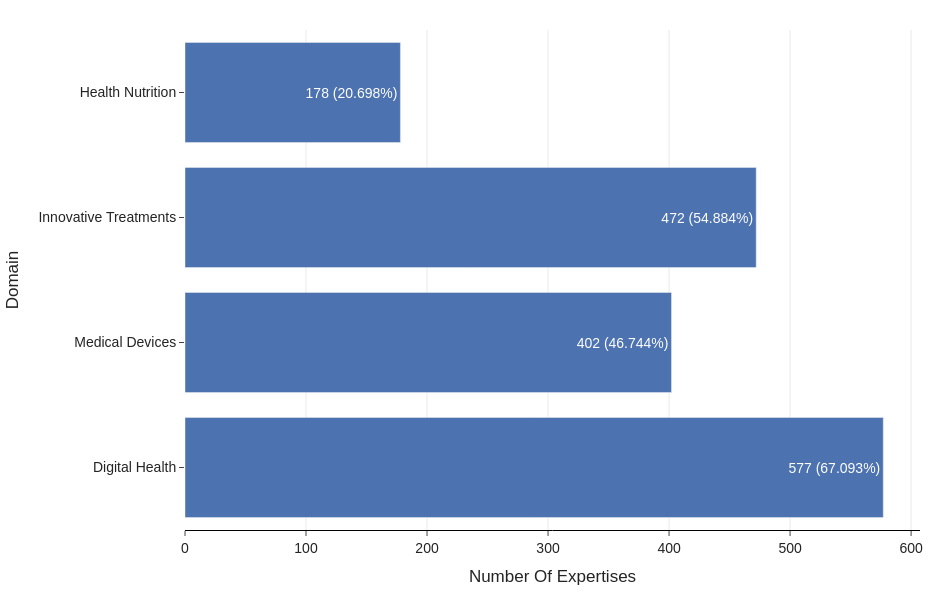

This figure's notebook cell:
### Markdown cell above
- Number Of Expertises By Domain

### Code cell
data = run_query(Queries.Expertises_By_Domain)
data['text'] = data['Number Of Expertises'].apply(lambda x : f"{x} ({(100 * x/entity_count("Expertise")):.3f}%)")

fig = px.bar(
    data_frame=data,
    x="Number Of Expertises",
    y="Domain",
    text='text',
)

fig = style_paper_bar(fig)
save_fig(fig, 'expertises_by_domain.pdf')

fig.show()

### Figure 1 — Plotly figure (JSON) as saved in the notebook; plotly's stock layout.template omitted (floating-point values rounded to 4 significant figures)
{"data": [{"hovertemplate": "Number Of Expertises=%{x}<br>Domain=%{y}<br>text=%{text}<extra></extra>", "legendgroup": "", "marker": {"color": "rgb(76,114,176)", "pattern": {"shape": ""}}, "name": "", "orientation": "h", "showlegend": false, "text": ["577 (67.093%)", "402 (46.744%)", "472 (54.884%)", "178 (20.698%)"], "textposition": "auto", "type": "bar", "x": [577, 402, 472, 178], "xaxis": "x", "y": ["Digital Health", "Medical Devices", "Innovative Treatments", "Health Nutrition"], "yaxis": "y"}], "layout": {"barmode": "relative", "font": {"family": "Arial", "size": 14}, "height": 600, "legend": {"tracegroupgap": 0}, "margin": {"b": 70, "l": 80, "r": 30, "t": 30}, "paper_bgcolor": "white", "plot_bgcolor": "white", "width": 950, "xaxis": {"anchor": "y", "domain": [0, 1], "gridcolor": "lightgray", "gridwidth": 0.5, "linecolor": "black", "linewidth": 1, "showgrid": true, "showline": true, "ticks": "outside", "title": {"text": "Number Of Expertises"}, "zeroline": false}, "yaxis": {"anchor": "x", "domain": [0, 1], "showgrid": false, "showline": false, "ticks": "outside", "title": {"text": "Domain"}, "zeroline": false}}}
